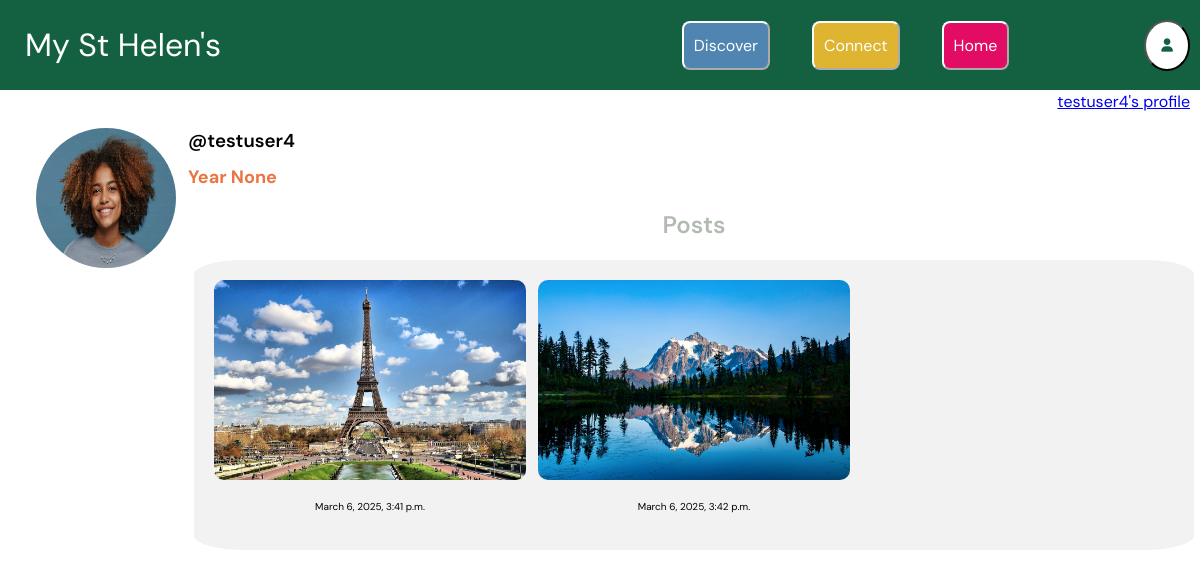
The app's page /profile/testuser4/ (signed in), older data.
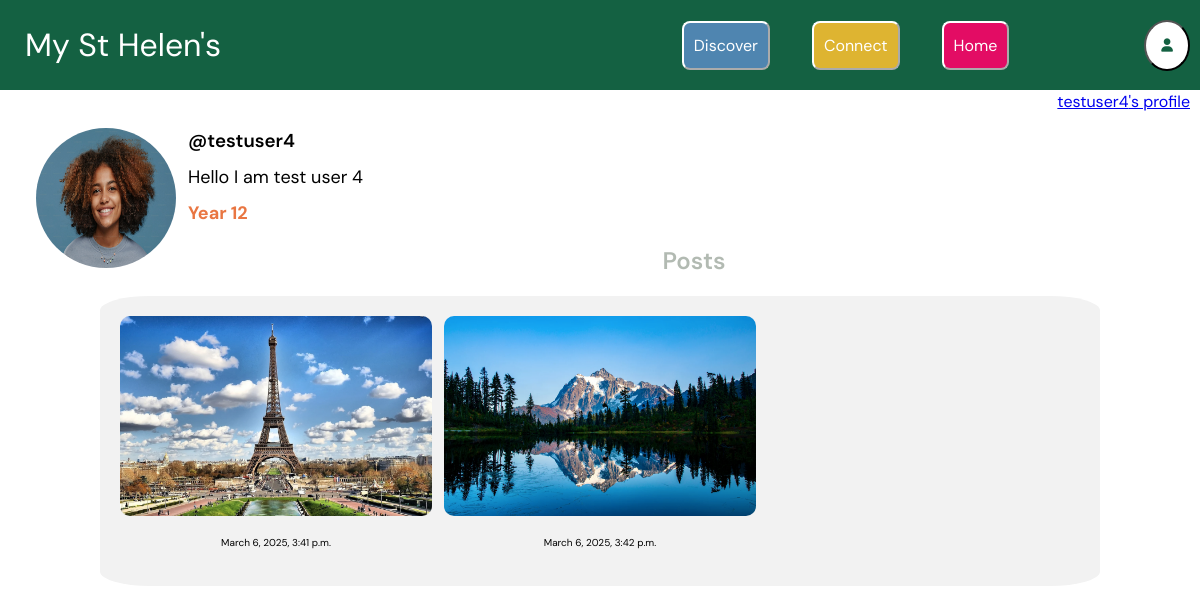
The same page, newer data.
### core/models.py (models this page shows, shortened)
class Profile(models.Model):
    user = models.ForeignKey(User, on_delete=models.CASCADE) #gets the user logged in
    bio = models.TextField(blank=True) #each profile should contain a bio
    profileimg = models.ImageField(upload_to='profile_images', default='blank_profile_image.png') #default profile image is blank
    YEAR_GROUP_CHOICES = [
        ('7', 'Year 7'),
        ('8', 'Year 8'),
        ('9', 'Year 9'),
        ('10', 'Year 10'),
        ('11', 'Year 11'),
        ('12', 'Year 12'),
        ('13', 'Year 13'),
    ] #tuple to give a drop down list of year group choices, as per Django's language
    year_group = models.CharField(max_length=7, choices=YEAR_GROUP_CHOICES, blank=True, null=True)

### core/views.py (the view)
# urls.py: path("profile/<str:username>/", views.profileview, name="profile")
@login_required(login_url="login")
def profileview(request, username): #takes in the username of the user who's profile you want to see
    user_object = User.objects.get(username=username) #creates an object of that user
    user_profile = Profile.objects.get(user=user_object) #gets that user's profile
    user_posts = Post.objects.filter(user=user_object) #get all the posts posted by that user
    context = {
        "user_object": user_object,
        "user_profile": user_profile,
        "user_posts": user_posts,
    } #passes this code to the frontend for reference sake
    return render(request,'profile.html', context)

### templates/profile.html (shortened to what this page needs)
{% extends "base.html" %}
{% load static %}
{% block style %}
<link rel="stylesheet" href="{% static 'core/post_style.css' %}">
<link rel="stylesheet" href="{% static 'core/style.css' %}">
<link rel="stylesheet" href="{% static 'core/profile_style.css' %}">
<link rel="stylesheet" href="{% static 'core/nav.css' %}">
{% endblock %}
{% block content %}
<div class="topnav">
    <h1>My St Helen's</h1>
    <div class="button-container">
        <button class="button discoverbutton" onclick="window.location.href='/discover'">Discover</button>
        <button class="button connectbutton" onclick="window.location.href='/connect'">Connect</button>
        <button class="button homebutton" onclick="window.location.href='/'">Home</button>
        <button class="profileicon" onclick="window.location.href='/settings'"><i class ="fa-solid fa-user"></i></button>
    </div>
</div>
<div class ="topnav2">
    <p><a href="{% url 'profile' user.username %}"> {{user.username}}'s profile </a></p>
</div>
<div class="profile-container">
    <img src="{{ user_profile.profileimg.url }}" alt="Profile Image">
    <h3>@{{ user_object.username }}</h3>
    <p>{{ user_profile.bio }}</p>
    <p><span class="year-group">Year {{ user_profile.year_group }}</span></p>
</div>
<h2>Posts</h2>
<div class ="post-container">
    {% if user_posts %}
        {% for post in user_posts %}
            <div class="post-item">
                <img src="{{ post.image.url }}" alt="Post image">
                <p><span class="time-created">{{ post.created_at }}</span></p>
            </div>
            {% endfor %}
    {% else %}
        <p>No posts yet.</p>
    {% endif %}
</div>
{% endblock %}

Row changes from the older to the newer data that the page shows:
changed Profile: bio (not shown) → "Hello I am test user 4"; year_group "None" → "12"
